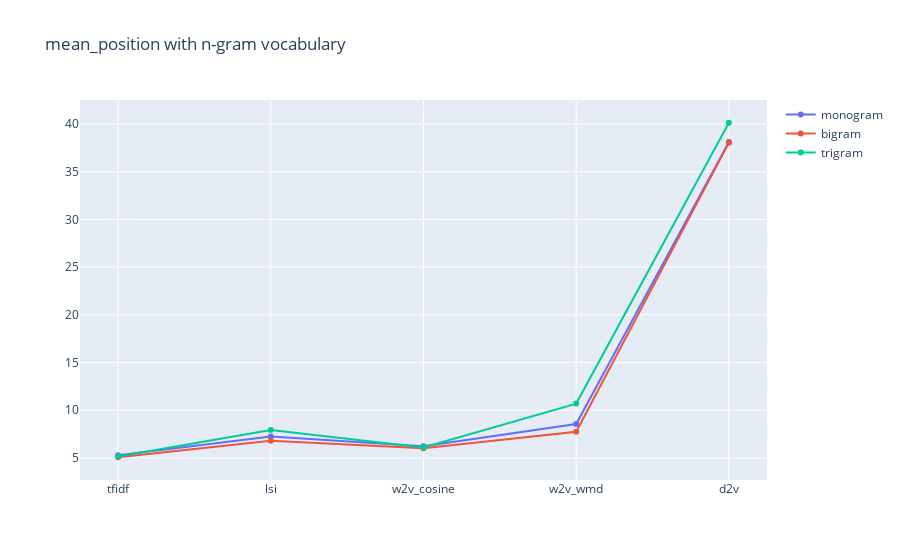

The notebook cell saved with this chart:
### Code cell
data = []
fig = go.Figure()
for gram in ["monogram", "bigram", "trigram"]:
    sub_df = n_gram_report.loc[n_gram_report.grams==gram,:]
    sub_fig = go.Bar(name=gram,x=sub_df.model, y=sub_df.accuracy)
    sub_line = go.Scatter(name=gram,x=sub_df.model, y=sub_df.mean_position)
    fig.add_trace(sub_line)
    
fig.update_layout(barmode="group",title="mean_position with n-gram vocabulary")
fig.show()
plotly.io.write_image(fig,"ngram_position.png",format="png")

### Figure 1 — Plotly figure (JSON) as saved in the notebook; plotly's stock layout.template omitted (floating-point values rounded to 4 significant figures)
{"data": [{"name": "monogram", "type": "scatter", "x": ["tfidf", "lsi", "w2v_cosine", "w2v_wmd", "d2v"], "y": [5.287, 7.235, 6.225, 8.542, 38.12]}, {"name": "bigram", "type": "scatter", "x": ["tfidf", "lsi", "w2v_cosine", "w2v_wmd", "d2v"], "y": [5.066, 6.798, 6.006, 7.743, 38.05]}, {"name": "trigram", "type": "scatter", "x": ["tfidf", "lsi", "w2v_cosine", "w2v_wmd", "d2v"], "y": [5.143, 7.928, 6.088, 10.69, 40.13]}], "layout": {"barmode": "group", "title": {"text": "mean_position with n-gram vocabulary"}}}
